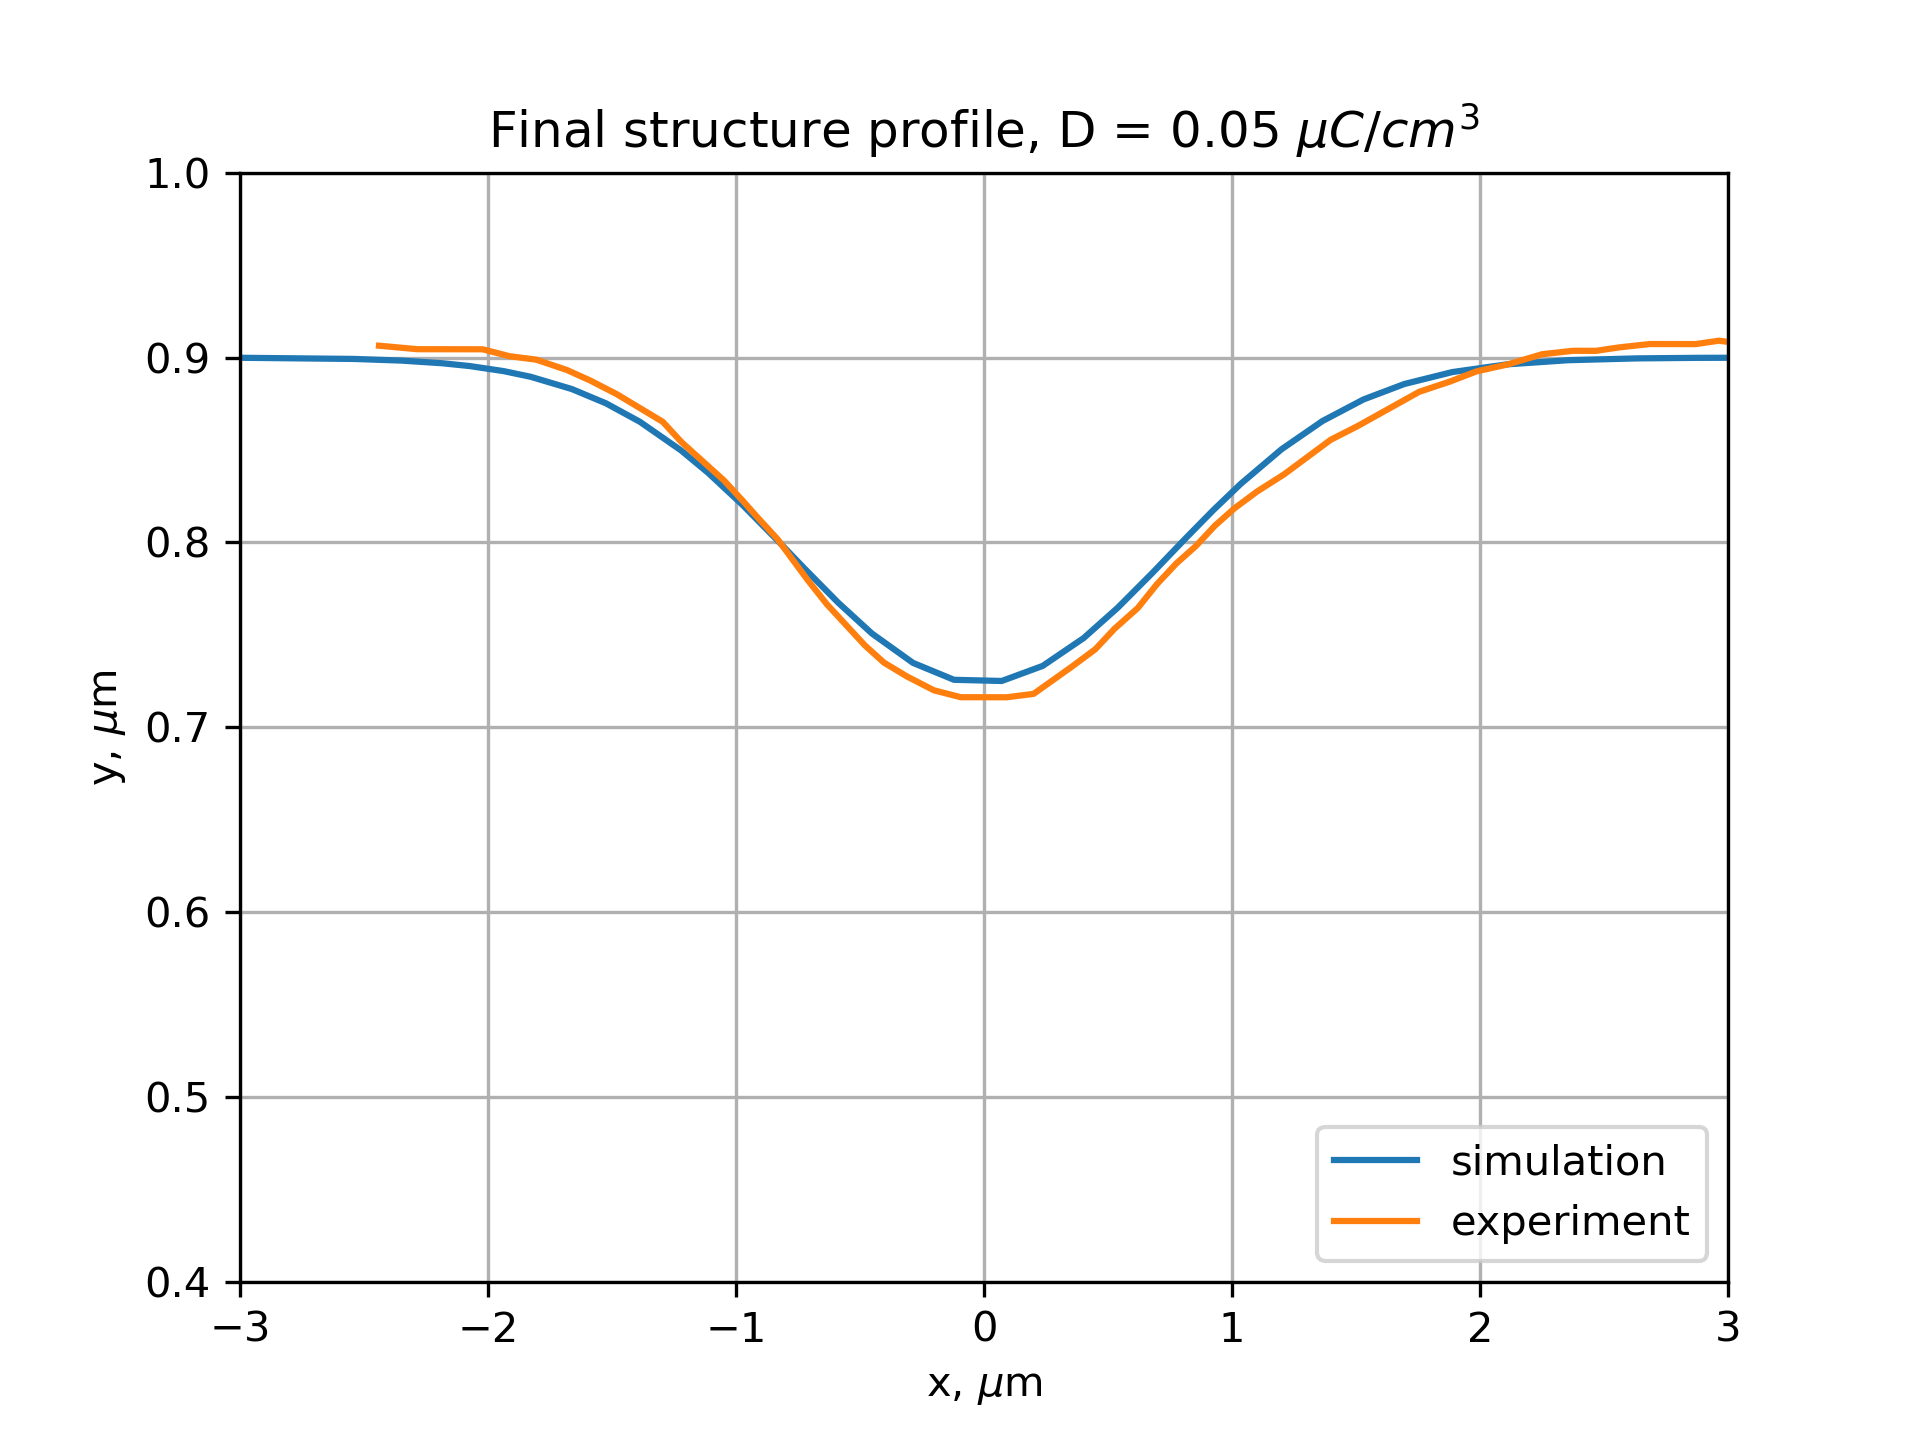

Reproduce this figure in Python.
#%% Import
import numpy as np
import os
import importlib
import matplotlib.pyplot as plt
import copy

from itertools import product

import my_constants as mc
import my_utilities as mu
import my_arrays_Dapor as ma

mc = importlib.reload(mc)
mu = importlib.reload(mu)
ma = importlib.reload(ma)

os.chdir(mc.sim_folder + 'mapping_EXP')

from scipy.optimize import curve_fit


#%%
def func(x, A, mu, sigma):
    return 0.9 - A * 1/np.sqrt(2*np.pi*sigma**2) * np.exp(-(x-mu)**2 / (2*sigma**2))


podgon = np.loadtxt('podgon.txt')

px = (podgon[:, 0] - 0.52)*15
py = (podgon[:, 1] - 0.08)*0.9 + 0.09

popt, pcov = curve_fit(func, px, py)

#plt.plot(px, py)
plt.plot(px, func(px, *popt), label='simulation')

exp = np.loadtxt('EXP.txt')
plt.plot((exp[:, 0] - 2.85), (exp[:, 1] + 0.7), label='experiment')

plt.title('Final structure profile, D = 0.05 $\mu C/cm^3$')
plt.xlabel('x, $\mu$m')
plt.ylabel('y, $\mu$m')

plt.legend(loc='lower right')

plt.xlim(-3, 3)
plt.ylim(0.4, 1)

plt.grid()

plt.savefig('PODGON.png', dpi=300)

